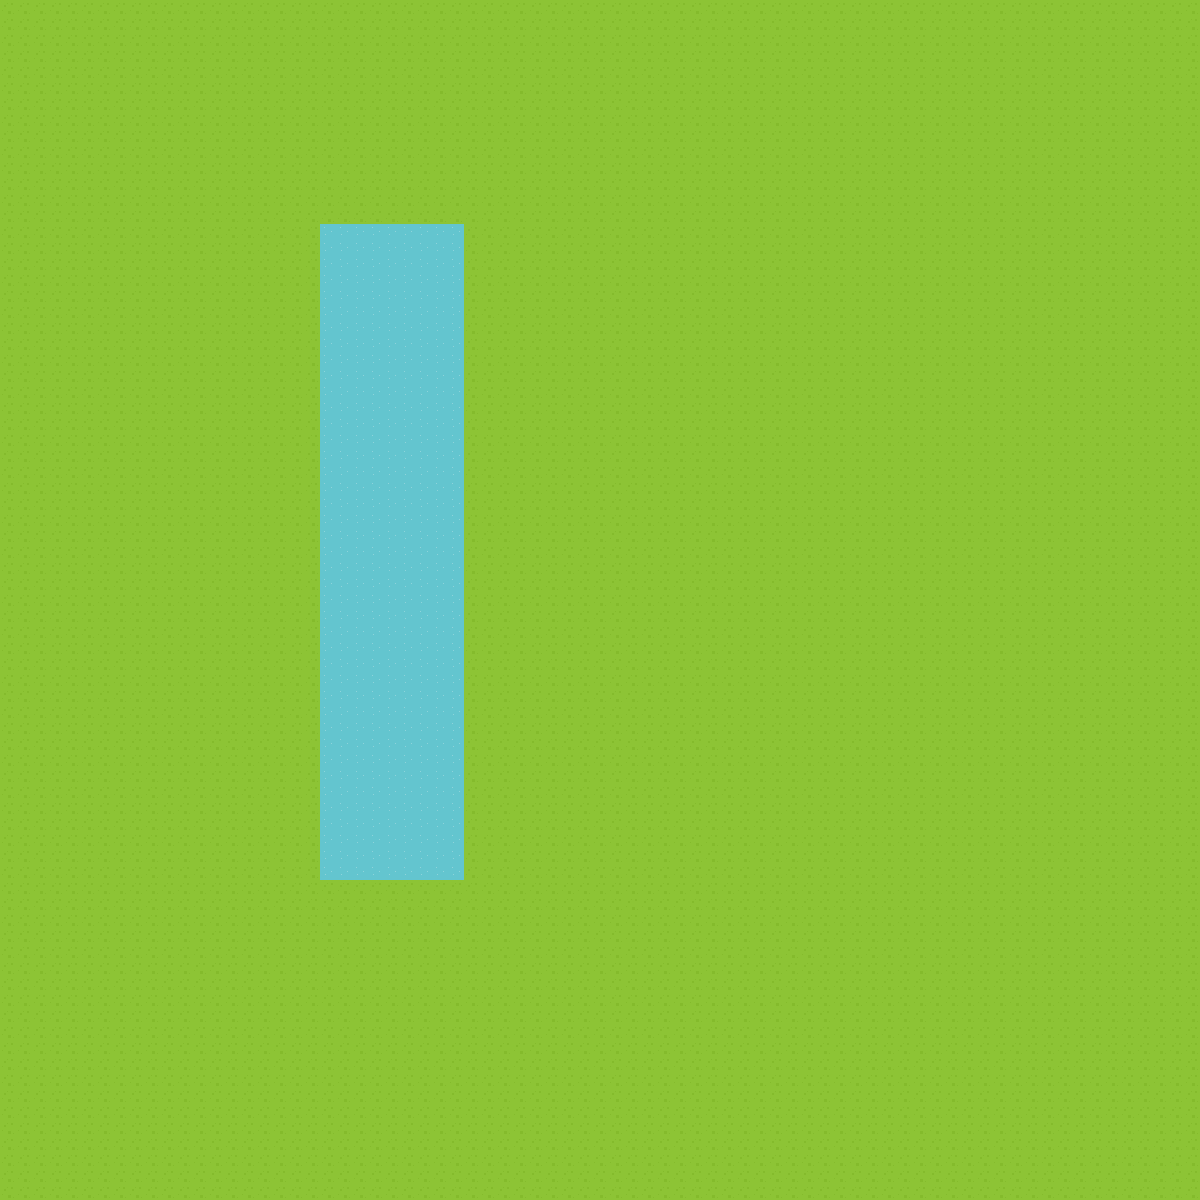

A level layout from a 2D game, rendered from its tile map. Below: a short description, then the map file with tile-grid data replaced by summaries:
An orthogonal 75x75 tile map with 16x16 px tiles, 1 tile layer (Tile Layer 1).

<map version="1.2" tiledversion="1.2.0" orientation="orthogonal" renderorder="left-down" width="75" height="75" tilewidth="16" tileheight="16" infinite="0" nextlayerid="2" nextobjectid="1">
 <tileset firstgid="1" source="testbase_tileset.tsx" />
 <layer id="1" name="Tile Layer 1" width="75" height="75">
  <data>[5625 cells, 5625 non-empty, 2 distinct tile ids]</data>
 </layer>
</map>
